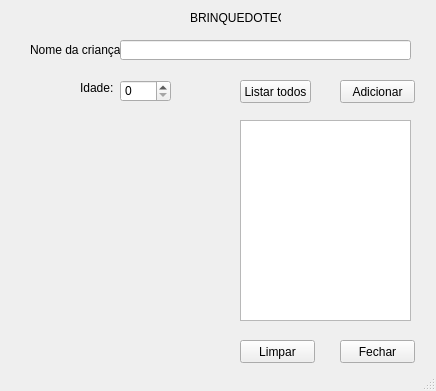
<?xml version="1.0" encoding="UTF-8"?>
<ui version="4.0">
 <class>brinquedoteca</class>
 <widget class="QMainWindow" name="brinquedoteca">
  <property name="geometry">
   <rect>
    <x>0</x>
    <y>0</y>
    <width>436</width>
    <height>391</height>
   </rect>
  </property>
  <property name="windowTitle">
   <string>MainWindow</string>
  </property>
  <widget class="QWidget" name="centralwidget">
   <widget class="QLabel" name="lb_nome">
    <property name="geometry">
     <rect>
      <x>30</x>
      <y>40</y>
      <width>91</width>
      <height>20</height>
     </rect>
    </property>
    <property name="text">
     <string>Nome da criança:</string>
    </property>
   </widget>
   <widget class="QLabel" name="lb_idade">
    <property name="geometry">
     <rect>
      <x>80</x>
      <y>80</y>
      <width>41</width>
      <height>16</height>
     </rect>
    </property>
    <property name="text">
     <string>Idade:</string>
    </property>
   </widget>
   <widget class="QLabel" name="lb_titulo">
    <property name="geometry">
     <rect>
      <x>190</x>
      <y>10</y>
      <width>91</width>
      <height>16</height>
     </rect>
    </property>
    <property name="text">
     <string>BRINQUEDOTECA</string>
    </property>
   </widget>
   <widget class="QLineEdit" name="le_nome">
    <property name="geometry">
     <rect>
      <x>120</x>
      <y>40</y>
      <width>291</width>
      <height>20</height>
     </rect>
    </property>
   </widget>
   <widget class="QPushButton" name="btn_adicionar">
    <property name="geometry">
     <rect>
      <x>340</x>
      <y>80</y>
      <width>75</width>
      <height>23</height>
     </rect>
    </property>
    <property name="text">
     <string>Adicionar</string>
    </property>
   </widget>
   <widget class="QListWidget" name="lista">
    <property name="geometry">
     <rect>
      <x>240</x>
      <y>120</y>
      <width>171</width>
      <height>201</height>
     </rect>
    </property>
   </widget>
   <widget class="QPushButton" name="btn_limpar">
    <property name="geometry">
     <rect>
      <x>240</x>
      <y>340</y>
      <width>75</width>
      <height>23</height>
     </rect>
    </property>
    <property name="text">
     <string>Limpar</string>
    </property>
   </widget>
   <widget class="QPushButton" name="btn_fechar">
    <property name="geometry">
     <rect>
      <x>340</x>
      <y>340</y>
      <width>75</width>
      <height>23</height>
     </rect>
    </property>
    <property name="text">
     <string>Fechar</string>
    </property>
   </widget>
   <widget class="QPushButton" name="btn_listar">
    <property name="geometry">
     <rect>
      <x>240</x>
      <y>80</y>
      <width>71</width>
      <height>23</height>
     </rect>
    </property>
    <property name="text">
     <string>Listar todos</string>
    </property>
   </widget>
   <widget class="QSpinBox" name="sp_idade">
    <property name="geometry">
     <rect>
      <x>120</x>
      <y>80</y>
      <width>51</width>
      <height>22</height>
     </rect>
    </property>
   </widget>
   <widget class="QLabel" name="lb_imagem">
    <property name="geometry">
     <rect>
      <x>10</x>
      <y>110</y>
      <width>221</width>
      <height>261</height>
     </rect>
    </property>
    <property name="styleSheet">
     <string notr="true">border:4 px; border-radius:2 px;</string>
    </property>
    <property name="text">
     <string/>
    </property>
    <property name="pixmap">
     <pixmap>../../../Downloads/1e9fa386304c70f0532785a2f4baa235.jpg</pixmap>
    </property>
    <property name="scaledContents">
     <bool>true</bool>
    </property>
   </widget>
  </widget>
  <widget class="QStatusBar" name="statusbar"/>
 </widget>
 <resources/>
 <connections/>
</ui>
